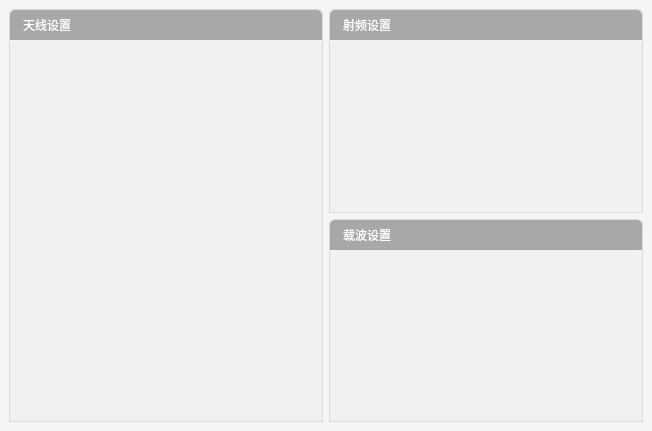
<?xml version="1.0" encoding="UTF-8"?>
<ui version="4.0">
 <class>wirelessreadconfigwidget</class>
 <widget class="QWidget" name="wirelessreadconfigwidget">
  <property name="geometry">
   <rect>
    <x>0</x>
    <y>0</y>
    <width>652</width>
    <height>431</height>
   </rect>
  </property>
  <property name="windowTitle">
   <string>Form</string>
  </property>
  <layout class="QGridLayout" name="gridLayout_2">
   <property name="margin">
    <number>0</number>
   </property>
   <item row="0" column="0">
    <widget class="QFrame" name="frame">
     <property name="styleSheet">
      <string notr="true">.QFrame
{
	background-color: rgb(245, 245, 245);
}</string>
     </property>
     <property name="frameShape">
      <enum>QFrame::NoFrame</enum>
     </property>
     <property name="frameShadow">
      <enum>QFrame::Raised</enum>
     </property>
     <layout class="QGridLayout" name="gridLayout">
      <item row="0" column="1">
       <widget class="QWidget" name="widget_13" native="true">
        <property name="styleSheet">
         <string notr="true">.QWidget
{
	border: 1px solid rgb(218,218,218);
	border-top-right-radius: 5px;
	border-top-left-radius: 5px;
}
</string>
        </property>
        <layout class="QVBoxLayout" name="verticalLayout_8">
         <property name="spacing">
          <number>0</number>
         </property>
         <property name="margin">
          <number>1</number>
         </property>
         <item>
          <widget class="QLabel" name="label_18">
           <property name="minimumSize">
            <size>
             <width>0</width>
             <height>30</height>
            </size>
           </property>
           <property name="maximumSize">
            <size>
             <width>16777215</width>
             <height>30</height>
            </size>
           </property>
           <property name="styleSheet">
            <string notr="true">font: 10pt &quot;微软雅黑&quot;;
color: rgb(255, 255, 255);
background-color: rgb(168, 168, 168);
padding: 3px 3px 3px 10px;
border: none;
border-top-right-radius: 5px;
border-top-left-radius: 5px;
</string>
           </property>
           <property name="text">
            <string>射频设置</string>
           </property>
          </widget>
         </item>
         <item>
          <widget class="QWidget" name="widget_14" native="true">
           <property name="styleSheet">
            <string notr="true">.QWidget
{
	border: none;
	background-color: rgb(240, 241, 243);
}</string>
           </property>
          </widget>
         </item>
        </layout>
       </widget>
      </item>
      <item row="1" column="1">
       <widget class="QWidget" name="widget_11" native="true">
        <property name="styleSheet">
         <string notr="true">.QWidget
{
	border: 1px solid rgb(218,218,218);
	border-top-right-radius: 5px;
	border-top-left-radius: 5px;
}
</string>
        </property>
        <layout class="QVBoxLayout" name="verticalLayout_7">
         <property name="spacing">
          <number>0</number>
         </property>
         <property name="margin">
          <number>1</number>
         </property>
         <item>
          <widget class="QLabel" name="label_17">
           <property name="minimumSize">
            <size>
             <width>0</width>
             <height>30</height>
            </size>
           </property>
           <property name="maximumSize">
            <size>
             <width>16777215</width>
             <height>30</height>
            </size>
           </property>
           <property name="styleSheet">
            <string notr="true">font: 10pt &quot;微软雅黑&quot;;
color: rgb(255, 255, 255);
background-color: rgb(168, 168, 168);
padding: 3px 3px 3px 10px;
border: none;
border-top-right-radius: 5px;
border-top-left-radius: 5px;
</string>
           </property>
           <property name="text">
            <string>载波设置</string>
           </property>
          </widget>
         </item>
         <item>
          <widget class="QWidget" name="widget_12" native="true">
           <property name="styleSheet">
            <string notr="true">.QWidget
{
	border: none;
	background-color: rgb(240, 241, 243);
}</string>
           </property>
          </widget>
         </item>
        </layout>
       </widget>
      </item>
      <item row="0" column="0" rowspan="2">
       <widget class="QWidget" name="widget_9" native="true">
        <property name="styleSheet">
         <string notr="true">.QWidget
{
	border: 1px solid rgb(218,218,218);
	border-top-right-radius: 5px;
	border-top-left-radius: 5px;
}
</string>
        </property>
        <layout class="QVBoxLayout" name="verticalLayout_6">
         <property name="spacing">
          <number>0</number>
         </property>
         <property name="margin">
          <number>1</number>
         </property>
         <item>
          <widget class="QLabel" name="label_16">
           <property name="minimumSize">
            <size>
             <width>0</width>
             <height>30</height>
            </size>
           </property>
           <property name="maximumSize">
            <size>
             <width>16777215</width>
             <height>30</height>
            </size>
           </property>
           <property name="styleSheet">
            <string notr="true">font: 10pt &quot;微软雅黑&quot;;
color: rgb(255, 255, 255);
background-color: rgb(168, 168, 168);
padding: 3px 3px 3px 10px;
border: none;
border-top-right-radius: 5px;
border-top-left-radius: 5px;
</string>
           </property>
           <property name="text">
            <string>天线设置</string>
           </property>
          </widget>
         </item>
         <item>
          <widget class="QWidget" name="widget_10" native="true">
           <property name="styleSheet">
            <string notr="true">.QWidget
{
	border: none;
	background-color: rgb(240, 241, 243);
}</string>
           </property>
          </widget>
         </item>
        </layout>
       </widget>
      </item>
     </layout>
     <zorder>widget_9</zorder>
     <zorder>widget_11</zorder>
     <zorder>widget_13</zorder>
    </widget>
   </item>
  </layout>
 </widget>
 <resources/>
 <connections/>
</ui>
